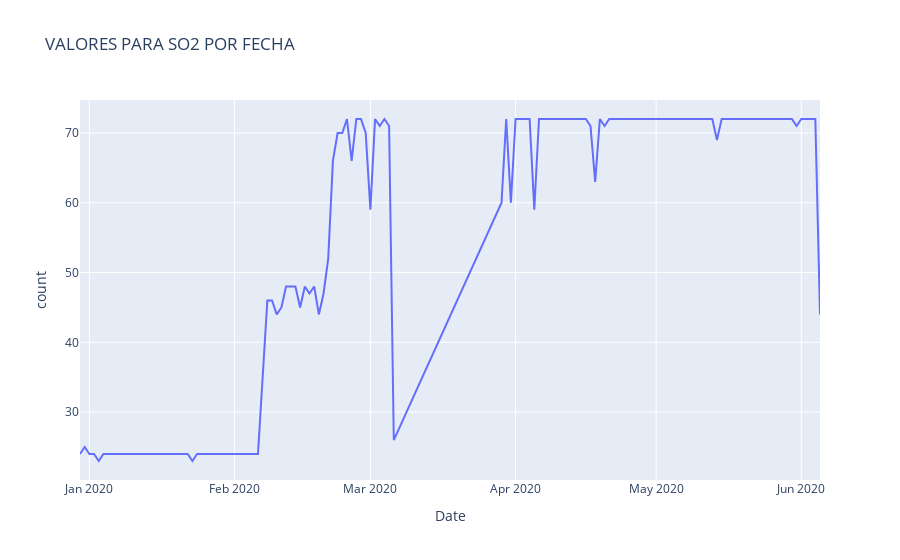

The notebook cell saved with this chart:
### Code cell
fig1 = px.line(PEso2pa,x='Date',y='count',title="VALORES PARA SO2 POR FECHA")
fig1.show()

### Figure 1 — Plotly figure (JSON) as saved in the notebook; plotly's stock layout.template omitted (floating-point values rounded to 4 significant figures; data arrays with more than 128 entries replaced by an {"elided": "..."} marker saying what was removed)
{"data": [{"hovertemplate": "Date=%{x}<br>count=%{y}<extra></extra>", "legendgroup": "", "line": {"color": "#636efa", "dash": "solid"}, "mode": "lines", "name": "", "orientation": "v", "showlegend": false, "type": "scatter", "x": {"elided": "137 str values"}, "xaxis": "x", "y": {"elided": "137 int values"}, "yaxis": "y"}], "layout": {"legend": {"tracegroupgap": 0}, "title": {"text": "VALORES PARA SO2 POR FECHA"}, "xaxis": {"anchor": "y", "domain": [0, 1], "title": {"text": "Date"}}, "yaxis": {"anchor": "x", "domain": [0, 1], "title": {"text": "count"}}}}
